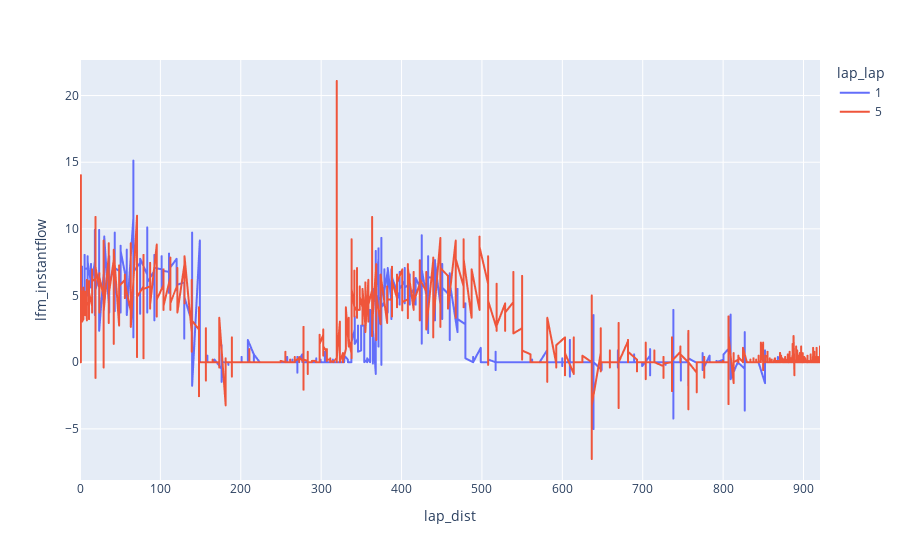

The cell this chart's notebook holds for it:
### Code cell
df.loc[df.lap_lap.isin([1, 5])].plot(x='lap_dist', y='lfm_instantflow', color='lap_lap')

### Figure 1 — Plotly figure (JSON) as saved in the notebook; plotly's stock layout.template omitted (floating-point values rounded to 4 significant figures; data arrays with more than 128 entries replaced by an {"elided": "..."} marker saying what was removed)
{"data": [{"hovertemplate": "lap_lap=1<br>lap_dist=%{x}<br>lfm_instantflow=%{y}<extra></extra>", "legendgroup": "1", "line": {"color": "#636efa", "dash": "solid"}, "marker": {"symbol": "circle"}, "mode": "lines", "name": "1", "showlegend": true, "type": "scattergl", "x": {"elided": "1231 float values"}, "xaxis": "x", "y": {"elided": "1231 float values"}, "yaxis": "y"}, {"hovertemplate": "lap_lap=5<br>lap_dist=%{x}<br>lfm_instantflow=%{y}<extra></extra>", "legendgroup": "5", "line": {"color": "#EF553B", "dash": "solid"}, "marker": {"symbol": "circle"}, "mode": "lines", "name": "5", "showlegend": true, "type": "scattergl", "x": {"elided": "2504 float values"}, "xaxis": "x", "y": {"elided": "2504 float values"}, "yaxis": "y"}], "layout": {"legend": {"title": {"text": "lap_lap"}, "tracegroupgap": 0}, "margin": {"t": 60}, "xaxis": {"anchor": "y", "domain": [0, 1], "title": {"text": "lap_dist"}}, "yaxis": {"anchor": "x", "domain": [0, 1], "title": {"text": "lfm_instantflow"}}}}
